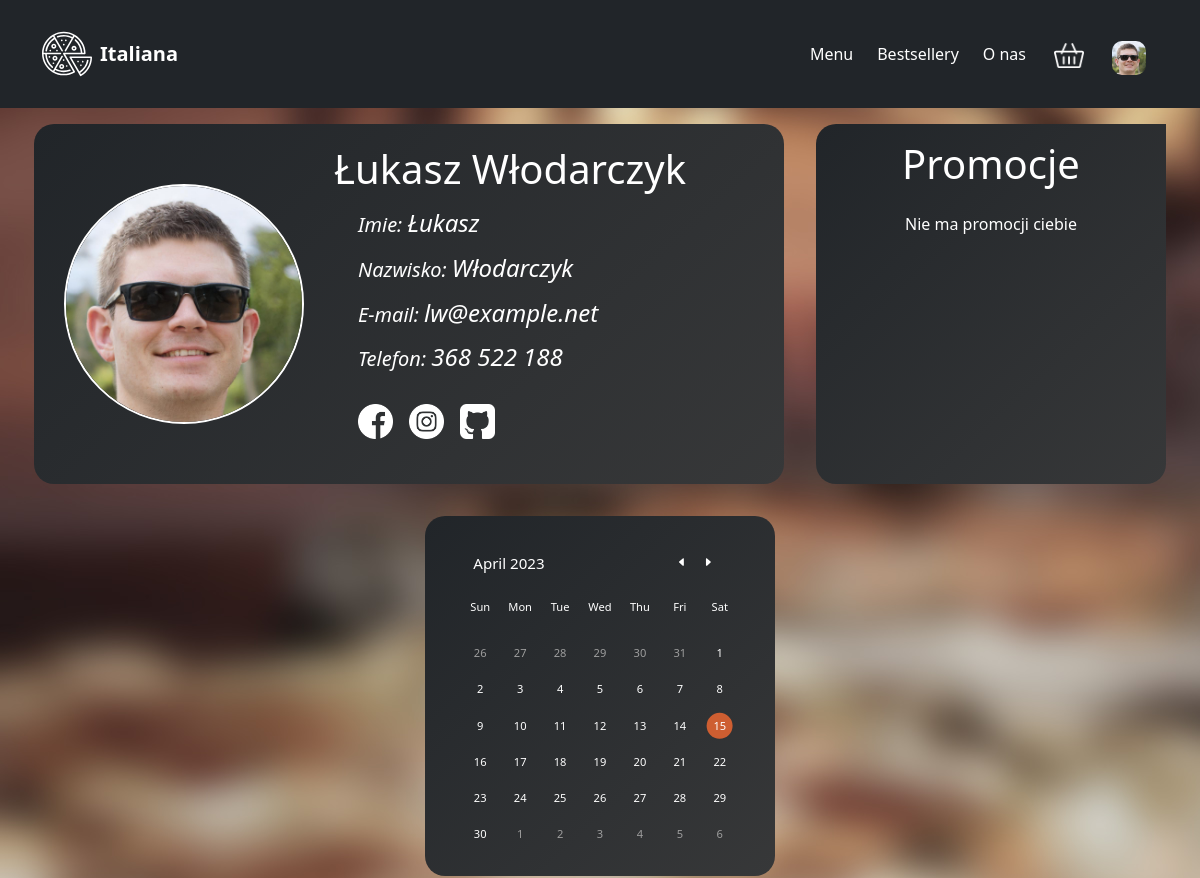
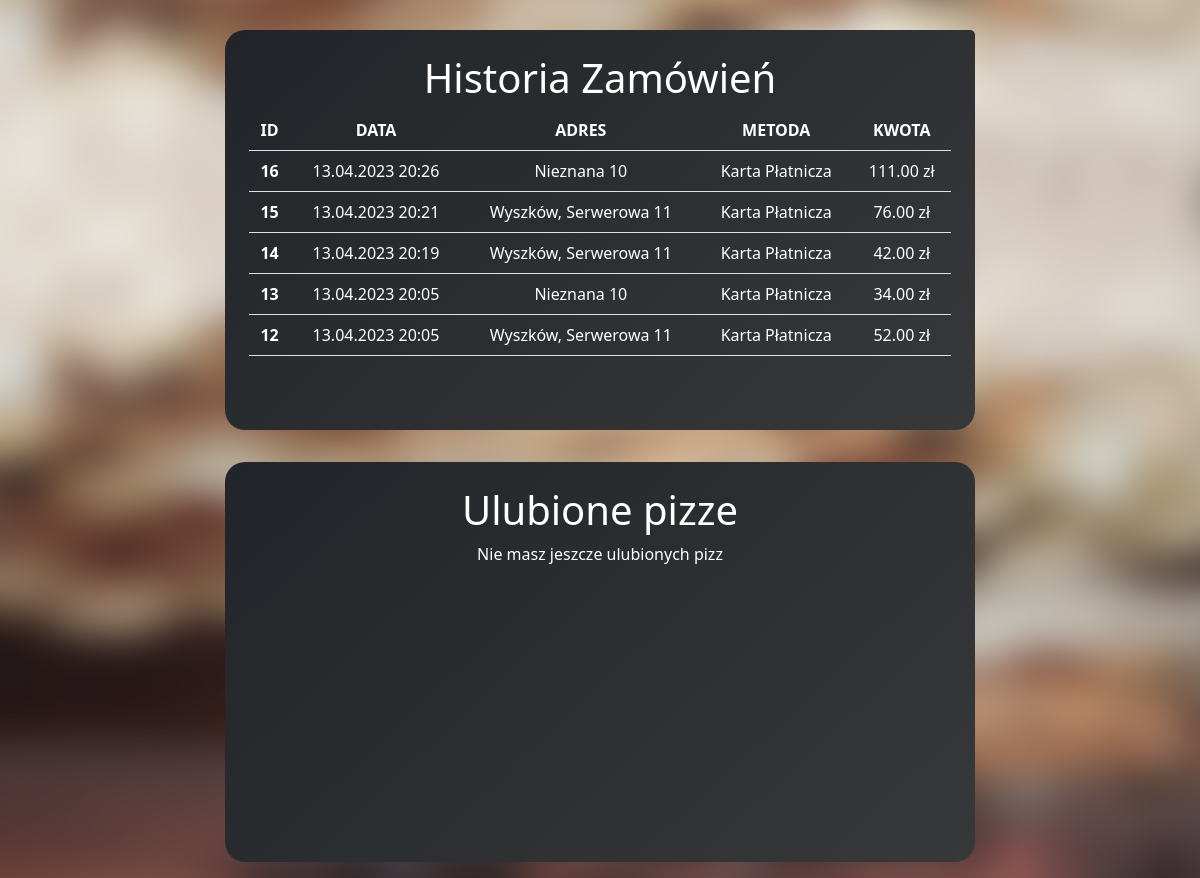
The app's page /dashboard.php (signed in) with its own data (2 pictures, top to bottom).
### tables this page shows
CREATE TABLE `users` (
  `id` int(11) NOT NULL,
  `email` varchar(60) NOT NULL,
  `phone` varchar(9) NOT NULL,
  `password` varchar(100) NOT NULL,
  `name` varchar(60) NOT NULL,
  `surname` varchar(60) NOT NULL,
  `image` varchar(100) NOT NULL DEFAULT 'img/users/default.png'
);

CREATE TABLE `orders` (
  `id` int(11) NOT NULL,
  `userId` int(11) NOT NULL,
  `orderData` longtext NOT NULL CHECK (json_valid(`orderData`)),
  `address` varchar(100) NOT NULL,
  `paymentMethod` int(11) NOT NULL,
  `cost` decimal(10,2) NOT NULL,
  `date` datetime NOT NULL DEFAULT current_timestamp(),
  `phone` varchar(9) NOT NULL
);

CREATE TABLE `paymentMethods` (
  `id` int(11) NOT NULL,
  `name` varchar(20) NOT NULL
);

### php/templates.php (the view, shortened to what this page needs)
<?php
class TemplateClass
{
    public function basketButton()
    {
        return <<< TEMPLATE
            <li class="nav-item m-1 d-flex justify-content-center align-items-center">
                <button class="btn cart pb-1" type="button" data-bs-toggle="offcanvas" data-bs-target="#offcanvasWithBothOptions" aria-controls="offcanvasWithBothOptions">
                <img src="./img/shopping-cart2.png" style="width:30px;" alt="koszyk"></button>
            </li>
        TEMPLATE;
    }
    public function userMenu($userImage)
    {
        return <<< TEMPLATE
            <li class="nav-item d-flex justify-content-center align-items-center">
                <div class="dropdown-center  d-flex flex-column justify-content-center pt-2">
                    <button class="profile btn" type="button" data-bs-toggle="dropdown" aria-expanded="false">
                        <img src="$userImage" alt="icon">
                    </button>
                    <ul class="dropdown-menu dropdown-menu-lg-start">
                        <li><a class="dropdown-item" href="dashboard.php">Dashbord</a></li>
                        <li><a class="dropdown-item" href="#">Historia</a></li>
                        <li><a class="dropdown-item" href="php/user.php?action=logout">Wyloguj się</a></li>
                    </ul>
                </div>
            </li>
        TEMPLATE;
    }
    public function userDashboard($data)
    {
        $phone = join(" ", str_split($data[4], 3));
        return <<< TEMPLATE
            <div class="d-flex justify-content-center flex-wrap">
                <div data-aos="zoom-in-up" id="user-info" class="d-flex justify-content-center m-3">
                <div id="user-photo" class="d-flex flex-column justify-content-center align-items-center">
                    <img src="$data[5]" alt="user-photo">
                </div>
                <div id="user-description" class="d-flex flex-column justify-content-center align-items-start">
                    <div>
                        <h1>$data[1] $data[2]</h1>
                    </div>
                    <h3 class="mt-2 ms-4 fst-italic fw-lighter fs-5">Imie: <b class="fs-4">$data[1]</b></h3>
                    <h3 class="mt-2 ms-4 fst-italic fw-lighter fs-5">Nazwisko: <b class="fs-4">$data[2]</b> </h3>
                    <h3 class="mt-2 ms-4 fst-italic fw-lighter fs-5">E-mail: <b class="email">$data[3]</b> </h3>
                    <h3 class="mt-2 ms-4 fst-italic fw-lighter fs-5">Telefon: <b class="fs-4">$phone</b></h3>
                    <div class="social-media d-flex justify-content-center align-items-center flex-row m-3">
                        <img src="./img/facebook.png" class="m-2" alt="facebook">
                        <img src="./img/instagram.png" class="m-2" alt="facebook">
                        <img src="./img/github-sign.png" class="m-2" alt="facebook">
                    </div>
                </div>
            </div>
        TEMPLATE;
    }
    public function userNoPromotion()
    {
        return <<< TEMPLATE
            <div class="promocja2">
                <div class="d-flex justify-content-center align-items-center text-white">Nie ma promocji ciebie </div>
            </div>
        TEMPLATE;
    }
    public function noUserFavoritePizzas()
    {
        return <<< TEMPLATE
        <div data-aos="zoom-in-up" id="top-pizza" class="m-3 p-4">
            <div class="d-flex justify-content-center align-items-center flex-column">
                <h1 class="text-white text-center "> Ulubione pizze </h1>
                <div class="d-flex justify-content-center align-items-center ps-5 pe-5 h-100 text-white">
                    Nie masz jeszcze ulubionych pizz
                </div>
            </div>
        </div>
        TEMPLATE;
    }
    public function userOrderHistory($rows)
    {
        return <<< TEMPLATE
            <table class="table">
                <thead>
                <tr>
                    <th scope="col">ID</th>
                    <th scope="col">DATA</th>
                    <th scope="col">ADRES</th>
                    <th scope="col">METODA</th>
                    <th scope="col">KWOTA</th>
                </tr>
                </thead>
                <tbody>
                    $rows
                </tbody>
            </table>
        TEMPLATE;
    }
    public function userOrderHistoryRow($data)
    {
        $date = date_create($data[1]);
        $date = date_format($date, "d.m.Y H:i");
        return <<< TEMPLATE
            <tr>
                <th scope="row">$data[0]</th>
                <td>$date</td>
                <td>$data[2]</td>
                <td>$data[3]</td>
                <td>$data[4] zł</td>
            </tr>
        TEMPLATE;
    }
}

### style.css (style rules this page uses)
* { margin: 0px; scroll-behavior: smooth; --bs-nav-link-color: none; }
.profile img { width: 34px; border-radius: 10px; transition: 0.3s ease-in-out; }
.btn { --bs-btn-border-color: none; }
.cart { transition: 0.3s ease-in-out; }

### dashbord.css (style rules this page uses)
body { background-image: url("./img/regulamin.jpg"); }
#user-info { width: 750px; height: 360px; background: linear-gradient(137deg, rgba(33,37,41,1) 0%, rgba(55,56,57,1) 100%); color:white; border-radius: 20px; }
#top-pizza { width: 750px; height: 400px; background: linear-gradient(137deg, rgba(33,37,41,1) 0%, rgba(55,56,57,1) 100%); border-radius: 20px; }
#user-photo { width: 40%; height: 100%; }
#user-description { width: 60%; height: 100%; }
#user-photo img { width: 80%; border: 2px white solid; border-radius: 100%; }
.social-media img { width: 35px; transition: 0.3s ease-in-out; filter: invert(100) }
.email { font-size: 24px; }
.promocja2 { position: relative; }
.table { color:white; }

### records on screen
users: image (picture)
orders: id "16", date "13.04.2023 20:26", address "Nieznana 10", cost "111.00"
paymentmethods: name "Karta Płatnicza Karta Płatnicza Karta Płatnicza Karta Płatnicza Karta Płatnicza"
orders: id "15", date "13.04.2023 20:21", address "Wyszków, Serwerowa 11", cost "76.00"
orders: id "14", date "13.04.2023 20:19", address "Wyszków, Serwerowa 11", cost "42.00"
orders: id "13", date "13.04.2023 20:05", address "Nieznana 10", cost "34.00"
orders: id "12", date "13.04.2023 20:05", address "Wyszków, Serwerowa 11", cost "52.00"

### other values on screen
$data[1] "Łukasz"
$data[2] "Włodarczyk"
$data[3] "lw@example.net"
$phone "368 522 188"
